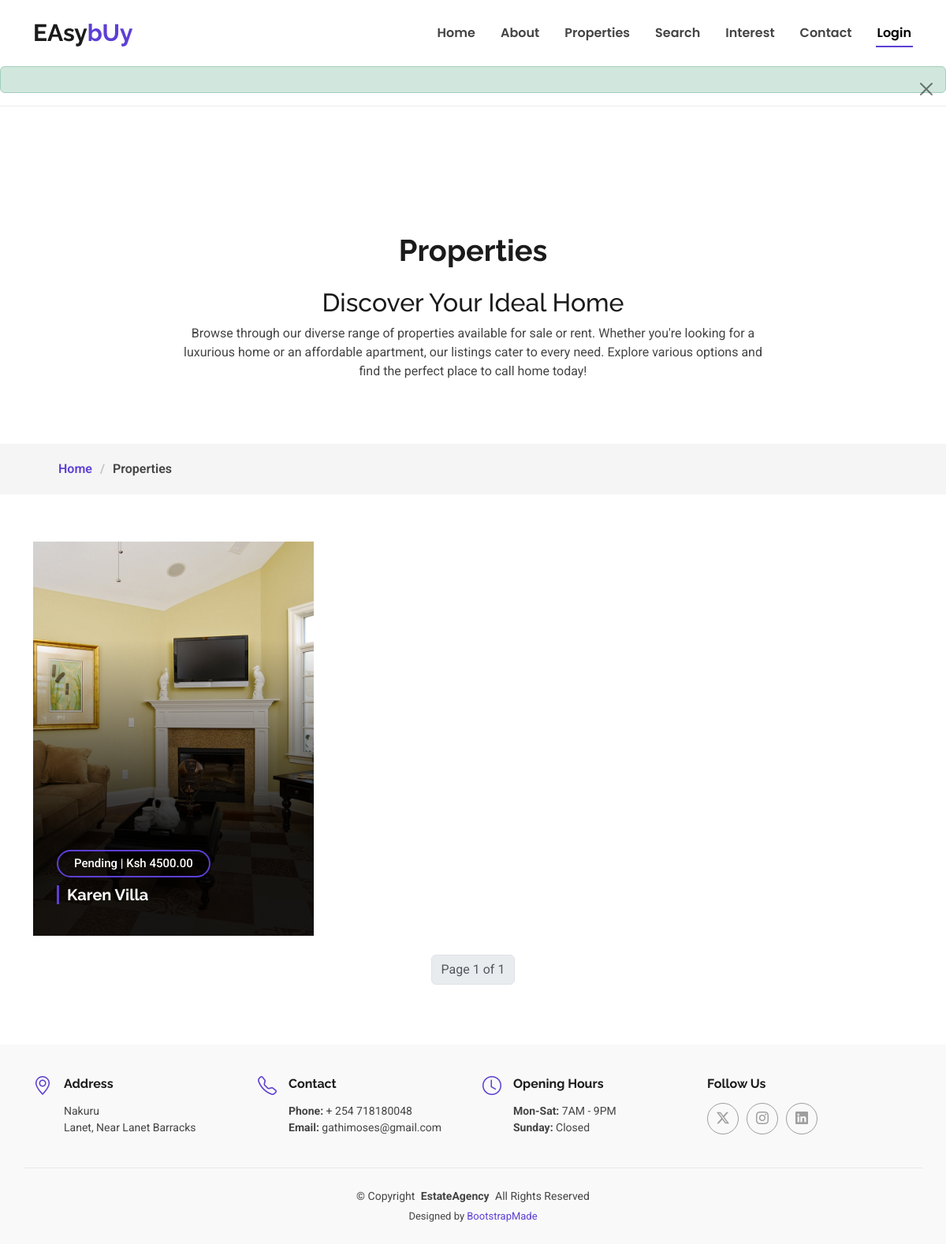
Page /properties/ on the committed database.
### properties/models.py (models this page shows, shortened)
class Property(models.Model):
    title = models.CharField(max_length=255)
    image = models.ImageField(upload_to='images/',
                              validators=[FileExtensionValidator(allowed_extensions=['jpg', 'jpeg', 'png'])])
    image1 = models.ImageField(upload_to='images/',
                              validators=[FileExtensionValidator(allowed_extensions=['jpg', 'jpeg', 'png'])], null=True, blank=True)
    image2 = models.ImageField(upload_to='images/',
                              validators=[FileExtensionValidator(allowed_extensions=['jpg', 'jpeg', 'png'])], null=True, blank=True)
    image3 = models.ImageField(upload_to='images/',
                              validators=[FileExtensionValidator(allowed_extensions=['jpg', 'jpeg', 'png'])], null=True, blank=True)
    video_url = models.URLField(max_length=600, null=True, blank=True)
    status = models.CharField(max_length=50, default='Pending')
    price = models.DecimalField(max_digits=10, decimal_places=2, null=True, blank=True)
    area = models.DecimalField(max_digits=10, decimal_places=2, default=0.0)
    beds = models.IntegerField(default=0)
    baths = models.IntegerField(default=0)
    garage = models.IntegerField(default=0)
    key = models.CharField(max_length=10, unique=True)
    location = models.CharField(max_length=100)
    map_url = models.URLField(max_length=600, null=True, blank=True)
    propertytyp = models.CharField(max_length=50, default='House')
    description = models.TextField(default='A great House at the brink of existence.')
    is_featured = models.BooleanField(default=False)
    created_at = models.DateTimeField(auto_now_add=True)
    updated_at = models.DateTimeField(auto_now=True)
    class Meta:
        verbose_name = "Property"
        verbose_name_plural = "Properties"

### properties/views.py (the view)
# urls.py: path('', include('properties.urls')),
def properties(request):
    properties_list = Property.objects.all()
    valid_properties = []
    for property in properties_list:
        try:
            if property.price not in (None, ''):
                property.price = Decimal(property.price)
            if property.area not in (None, ''):
                property.area = Decimal(property.area)
            valid_properties.append(property)
        except (InvalidOperation, TypeError):
            property.price = Decimal(0.0)
            property.area = Decimal(0.0)
            valid_properties.append(property)
    page = request.GET.get('page', 1)  # Get the current page number from the request
    paginator = Paginator(valid_properties, 10)  # Show 10 properties per page
    try:
        paginated_properties = paginator.page(page)
    except PageNotAnInteger:
        paginated_properties = paginator.page(1)  # Default to the first page
    except EmptyPage:
        paginated_properties = paginator.page(paginator.num_pages)  # Default to the last page
    context = {'properties': paginated_properties}
    return render(request, 'properties.html', context)

### cart/context_processors.py (called while the page is built)
def cart(request):
    return {'cart': Cart(request)}

### properties/templates/properties.html (shortened to what this page needs)
{% extends 'base.html' %}
{% block content %}
{% load static %}
  <main class="main">
    <div class="page-title" data-aos="fade">
      <div class="heading">
        <div class="container">
          <div class="row d-flex justify-content-center text-center">
            <div class="col-lg-8">
             <h1>Properties</h1>
             <h2 class="mt-4">Discover Your Ideal Home</h2>
             <p class="mb-0">
                 Browse through our diverse range of properties available for sale or rent. Whether you're looking for a luxurious home or an affordable apartment, our listings cater to every need. Explore various options and find the perfect place to call home today!
             </p>
            </div>
          </div>
        </div>
      </div>
      <nav class="breadcrumbs">
        <div class="container">
          <ol>
            <li><a href="{% url 'index' %}">Home</a></li>
            <li class="current">Properties</li>
          </ol>
        </div>
      </nav>
    </div>
    <section id="real-estate" class="real-estate section">
  <div class="container">
    <div class="row gy-4">
      {% for property in properties %}
      <div class="col-xl-4 col-md-6" data-aos="fade-up" data-aos-delay="100">
        <div class="card">
          <img src="{{ property.image.url|default:'static/img/placeholder.jpg'}}" alt="{{ property.title }}" class="img-fluid">
          <div class="card-body">
            <span class="sale-rent">{{ property.status }} | Ksh {{ property.price }}</span>
            <h3><a href="{% url 'propertysingle' property.id %}" class="stretched-link">{{ property.title }}</a></h3>
          </div>
        </div>
      </div>
      {% endfor %}
    </div>
    <div class="pagination mt-4 d-flex justify-content-center">
        <nav>
          <ul class="pagination">
            <li class="page-item disabled">
              <span class="page-link">Page {{ properties.number }} of {{ properties.paginator.num_pages }}</span>
            </li>
          </ul>
        </nav>
      </div>
  </div>
</section>
  </main>
{% endblock %}

### static/style/css/main.css (style rules this page uses)
:root { --default-font: "Roboto", system-ui, -apple-system, "Segoe UI", Roboto, "Helvetica Neue", Arial, "Noto Sans", "Liberation Sans", sans-serif, "Apple Color Emoji", "Segoe UI Emoji", "Segoe UI Symbol", "Noto Color Emoji"; --heading-font: "Raleway", sans-serif; --nav-font: "Poppins", sans-serif; }
:root { --background-color: #ffffff; --default-color: #444444; --heading-color: #1b1b1b; --accent-color: #5D3FD3; --surface-color: #ffffff; --contrast-color: #ffffff; }
:root { --nav-color: #444444; --nav-hover-color: #000000; --nav-mobile-background-color: #ffffff; --nav-dropdown-background-color: #ffffff; --nav-dropdown-color: #444444; --nav-dropdown-hover-color: #3E45B9; }
:root { scroll-behavior: smooth; }
body { color: var(--default-color); background-color: var(--background-color); font-family: var(--default-font); }
a { color: var(--accent-color); text-decoration: none; transition: 0.3s; }
h1, h2, h3, h4, h5, h6 { color: var(--heading-color); font-family: var(--heading-font); }
.page-title { color: var(--default-color); background-color: var(--background-color); position: relative; }
.page-title .heading { padding: 160px 0 80px 0; border-top: 1px solid color-mix(in srgb, var(--default-color), transparent 90%); }
.page-title .heading h1 { font-size: 38px; font-weight: 700; }
.page-title nav { background-color: color-mix(in srgb, var(--default-color), transparent 95%); padding: 20px 0; }
.page-title nav ol { display: flex; flex-wrap: wrap; list-style: none; margin: 0; font-size: 16px; font-weight: 600; }
.page-title nav ol li+li { padding-left: 10px; }
.page-title nav ol li+li::before { content: "/"; display: inline-block; padding-right: 10px; color: color-mix(in srgb, var(--default-color), transparent 70%); }
section, .section { color: var(--default-color); background-color: var(--background-color); padding: 60px 0; scroll-margin-top: 90px; overflow: clip; }
.real-estate .card { background-color: var(--background-color); color: var(--default-color); border: none; position: relative; border-radius: 0px; overflow: hidden; min-height: 500px; }
.real-estate .card:before { content: ""; position: absolute; inset: 0; background: linear-gradient(180deg, rgba(255, 255, 255, 0) 25%, rgba(0, 0, 0, 0.9) 75%); z-index: 2; }
.real-estate .card img { position: absolute; inset: 0; display: block; width: 100%; height: 100%; object-fit: cover; z-index: 1; }
.real-estate .card .card-body { position: absolute; bottom: 0; left: 0; right: 0; z-index: 3; padding: 30px; }
.real-estate .card .card-body .sale-rent { display: inline-block; font-size: 15px; font-weight: 500; color: var(--contrast-color); padding: 4px 20px; border: 2px solid var(--accent-color); border-radius: 50px; margin-bottom: 10px; }
.real-estate .card .card-body h3 { font-weight: 700; font-size: 20px; margin-bottom: 0px; padding-left: 10px; border-left: 3px solid var(--accent-color); }
.real-estate .card .card-body h3 a { color: var(--contrast-color); }

### rows in the picture
Property: image (picture), status "Pending", price "4500.00", title "Karen Villa"

### other values in the picture
{{ properties.number }} "1"
{{ properties.paginator.num_pages }} "1"
